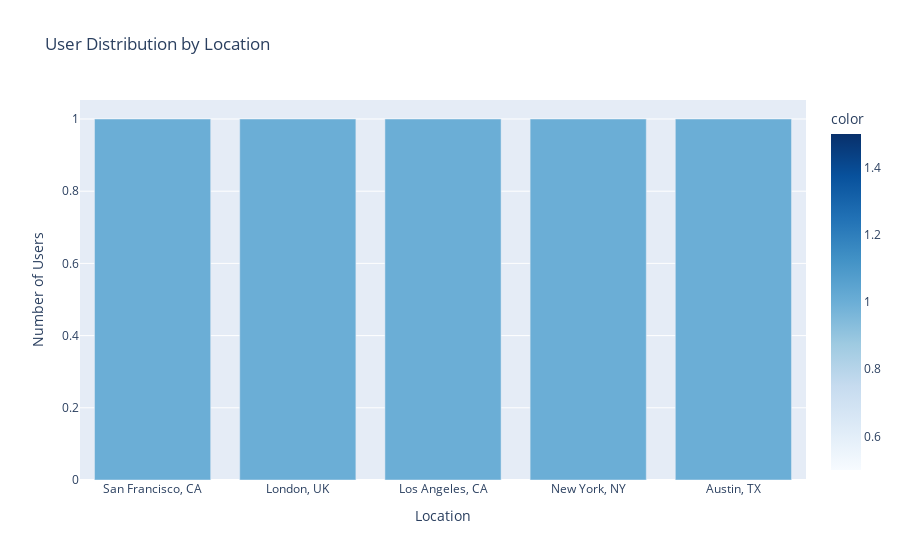

This figure's notebook cell:
### Code cell
# Create geographic distribution chart
location_counts = users_df['location'].value_counts()

fig_geo = px.bar(x=location_counts.index, 
                 y=location_counts.values,
                 title='User Distribution by Location',
                 labels={'x': 'Location', 'y': 'Number of Users'},
                 color=location_counts.values,
                 color_continuous_scale='blues')

fig_geo.update_layout(showlegend=False, 
                     xaxis_title="Location",
                     yaxis_title="Number of Users")
fig_geo.show()

# Geographic influence analysis
geo_influence = users_df.groupby('location').agg({
    'followers': 'mean',
    'total_likes_received': 'mean',
    'interests_count': 'mean'
}).round(2)

print("\nInfluence by Location:")
print(geo_influence)

### Figure 1 — Plotly figure (JSON) as saved in the notebook; plotly's stock layout.template omitted (floating-point values rounded to 4 significant figures)
{"data": [{"hovertemplate": "Location=%{x}<br>Number of Users=%{y}<br>color=%{marker.color}<extra></extra>", "legendgroup": "", "marker": {"color": [1, 1, 1, 1, 1], "coloraxis": "coloraxis", "pattern": {"shape": ""}}, "name": "", "orientation": "v", "showlegend": false, "textposition": "auto", "type": "bar", "x": ["San Francisco, CA", "London, UK", "Los Angeles, CA", "New York, NY", "Austin, TX"], "xaxis": "x", "y": [1, 1, 1, 1, 1], "yaxis": "y"}], "layout": {"barmode": "relative", "coloraxis": {"colorbar": {"title": {"text": "color"}}, "colorscale": [[0, "rgb(247,251,255)"], [0.125, "rgb(222,235,247)"], [0.25, "rgb(198,219,239)"], [0.375, "rgb(158,202,225)"], [0.5, "rgb(107,174,214)"], [0.625, "rgb(66,146,198)"], [0.75, "rgb(33,113,181)"], [0.875, "rgb(8,81,156)"], [1, "rgb(8,48,107)"]]}, "legend": {"tracegroupgap": 0}, "showlegend": false, "title": {"text": "User Distribution by Location"}, "xaxis": {"anchor": "y", "domain": [0, 1], "title": {"text": "Location"}}, "yaxis": {"anchor": "x", "domain": [0, 1], "title": {"text": "Number of Users"}}}}
